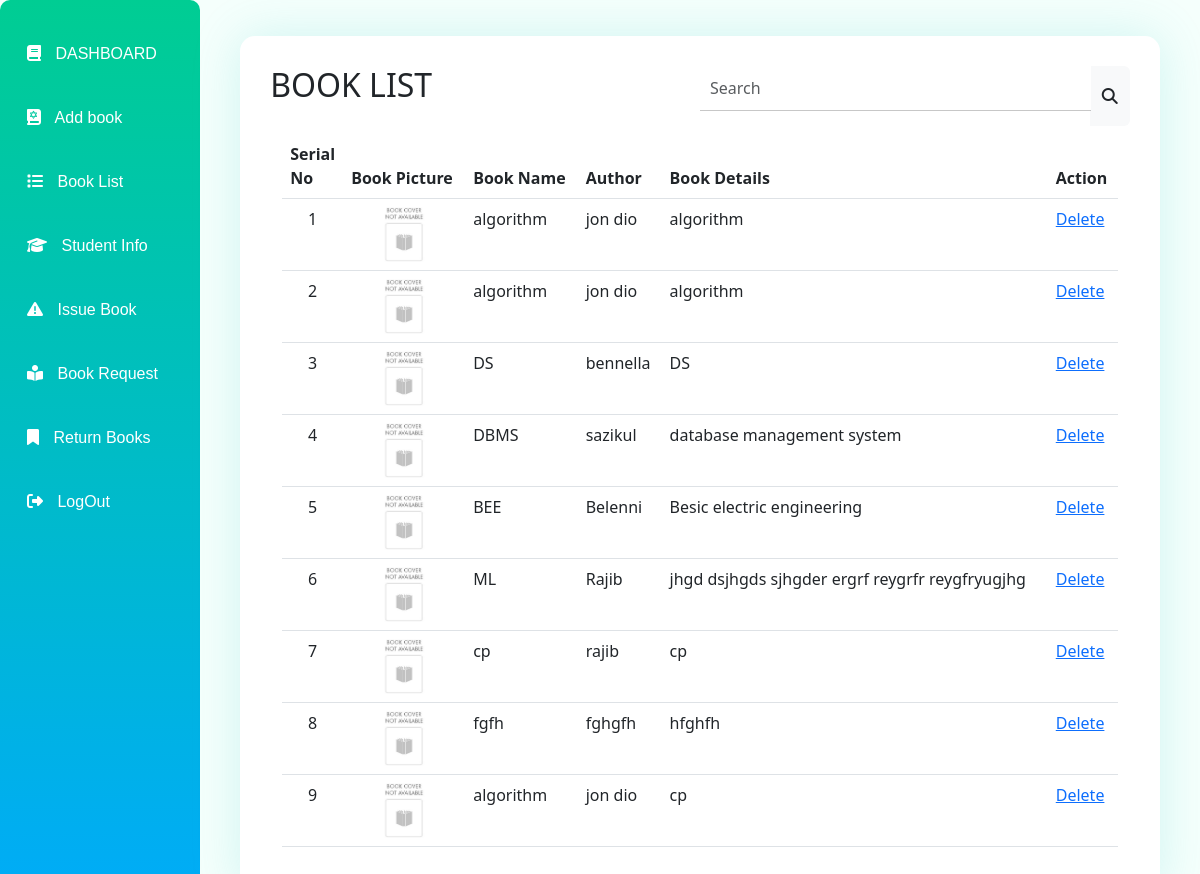
The page /book-list.php on the database its author committed.
### tables this page shows
CREATE TABLE `add_book` (
  `id` int(11) NOT NULL,
  `book_name` varchar(255) NOT NULL,
  `book_picture` varchar(255) NOT NULL,
  `author` varchar(255) NOT NULL,
  `book-Detail` varchar(255) NOT NULL
);

### book-list.php (the view, shortened to what this page needs)
 <!doctype html>
<html lang="en">
  <head>
    <link rel="stylesheet" href="https://cdnjs.cloudflare.com/ajax/libs/font-awesome/6.4.0/css/all.min.css">
    <link href="https://cdn.jsdelivr.net/npm/bootstrap@5.3.0-alpha3/dist/css/bootstrap.min.css" rel="stylesheet"
>
    <link rel="stylesheet" href="https://cdn.jsdelivr.net/npm/bootstrap-icons@1.10.4/font/bootstrap-icons.css">
     <link rel="stylesheet" href="./css/home.css">
     <link rel="stylesheet" href="./css/style.css">
</head>
<body>
<?php
     require_once("config/configer.php");
    ?>
  <section>
      <div class="container-fluid">
         <div class="admin-section">
         <div class="row">
              <div class="col-md-2 col-xxl-2 col-lg-2  p-0">
                  <?php
                   require_once("side_bar.php");
                  ?>
              </div>
              <div class="col-md-10 col-xxl-10 col-lg-10  mb-auto p-3 d-flex justify-content-center">
                 <div class="student-info-table">
                 <div class="student">
                    <h2 class='d-inline'>BOOK LIST</h2>
                    <div class="input-group search-bar">
                      <input type="search" class="form-control " placeholder="Search" aria-label="Search" aria-describedby="search-addon" />
                      <span  class="input-group-text border-0" id="search-addon">
                        <i class="fas fa-search"></i>
                      </span>
                    </div>
                    </div>
                    <div class="container mt-3">
                    <?php
    $query="SELECT * FROM `add_book`";
    $data_sharing=mysqli_query($connect,$query);
    ?>
    <table class="table table-hover">
    <thead>
    <tr>
        <th>Serial No</th>
        <th>Book Picture</th>
        <th>Book Name</th>
        <th>Author</th>
        <th>Book Details</th>
        <th>Action</th>
    </tr>
    </thead>
    <tbody>
<?php
   $count=0;
    while($row=mysqli_fetch_assoc($data_sharing))
    {
        $id=$row['id'];
        $bookName=$row['book_name'];
        $picture=$row['book_picture'];
        $author=$row['author'];
        $bookDetail=$row['book-Detail'];
        $count++;
        ?>
                        <tr>
                        <td class='serial'><?php echo $count?></td>
                            <td><img class='book-img' src="image/book/<?php echo $picture?>" alt="book not found"></td>
                            <td><?php echo $bookName?></td>
                            <td><?php echo $author?></td>
                            <td><?php echo $bookDetail?></td>
                            <td><a href="php_core\book_delete_core.php?id=<?php echo $id ?>&&pictureName=<?php echo $picture?>">Delete</a></td>
                        </tr>
 <?php
    }
    ?>
    </tbody>
                  </table>
                    </div>
                 </div>
              </div>
              </div>
        </div>
    </div>
  </body>
</html>

### css/style.css (style rules this page uses)
* { margin: 0; padding: 0; }
img { max-width: 100%; }
body { min-height: 100%; background-color: #f5fffc; }
.student-info-table { background: white; padding: 30px; border-radius: 15px; width: 95%; overflow-x: auto; box-shadow: 0px 0px 50px #3bc6c733; margin-top: 20px; }
.student-info-table .student { margin-bottom: 30px; }
.student-info-table .search-bar { display: inline-flex; width: 50%; justify-content: center; margin: auto; margin-left: 44px; float: right; }
.student-info-table .search-bar input { border-bottom: 1px solid #33333345 !important; outline: none; border: none; border-radius: unset !important; padding: 10px; margin-bottom: 15px; }
.book-img { width: 50px; margin: auto; display: flex; }
.serial { width: 20px; margin-right: 10px; text-align: center; }

### rows shown on the page
add_book: book_picture (picture), book_name "algorithm", author "jon dio", value "algorithm"
add_book: book_picture (picture), book_name "algorithm", author "jon dio", value "algorithm"
add_book: book_picture (picture), book_name "DS", author "bennella", value "DS"
add_book: book_picture (picture), book_name "DBMS", author "sazikul", value "database management system"
add_book: book_picture (picture), book_name "BEE", author "Belenni", value "Besic electric engineering"
add_book: book_picture (picture), book_name "ML", author "Rajib", value "jhgd dsjhgds sjhgder ergrf reygrfr reygfryugjhg"
add_book: book_picture (picture), book_name "cp", author "rajib", value "cp"
add_book: book_picture (picture), book_name "fgfh", author "fghgfh", value "hfghfh"
add_book: book_picture (picture), book_name "algorithm", author "jon dio", value "cp"
